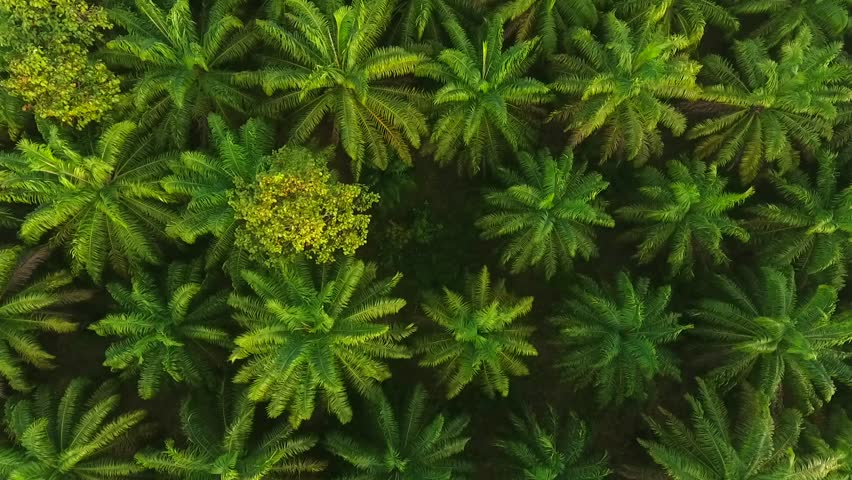
#> input picture test_imgs/test_1.jpg, 852 x 480 px
$ python test.py --input test_imgs/test_1.jpg
#> lines starting #> are read from the running program, lines starting #| are printed output that depends on the picture; after the words box and inside, x2 and y2 are one past the last pixel; in counts of white or black regions, pixels touching at a corner belong together
from __future__ import print_function
import cv2 as cv
import numpy as np
import argparse
import random as rng

rng.seed(12345)
parser = argparse.ArgumentParser(description='Code for Image Segmentation with Distance Transform and Watershed Algorithm.\
    Sample code showing how to segment overlapping objects using Laplacian filtering, \
    in addition to Watershed and Distance Transformation')
parser.add_argument('--input', help='Path to input image.', default='cards.png')
args = parser.parse_args()
src = cv.imread(cv.samples.findFile(args.input))
#> src is the input picture: shape (480, 852, 3); mean B, G, R 20.8, 78.4, 57.3
if src is None:
    print('Could not open or find the image:', args.input)
    exit(0)
# Show source image
cv.imshow('Source Image', src)
src[np.all(src == 255, axis=2)] = 0
# Show output image
cv.imshow('Black Background Image', src)
kernel = np.array([[1, 1, 1], [1, -8, 1], [1, 1, 1]], dtype=np.float32)
# do the laplacian filtering as it is
# well, we need to convert everything in something more deeper then CV_8U
# because the kernel has some negative values,
# and we can expect in general to have a Laplacian image with negative values
# BUT a 8bits unsigned int (the one we are working with) can contain values from 0 to 255
# so the possible negative number will be truncated
imgLaplacian = cv.filter2D(src, cv.CV_32F, kernel)
sharp = np.float32(src)
imgResult = sharp - imgLaplacian
# convert back to 8bits gray scale
imgResult = np.clip(imgResult, 0, 255)
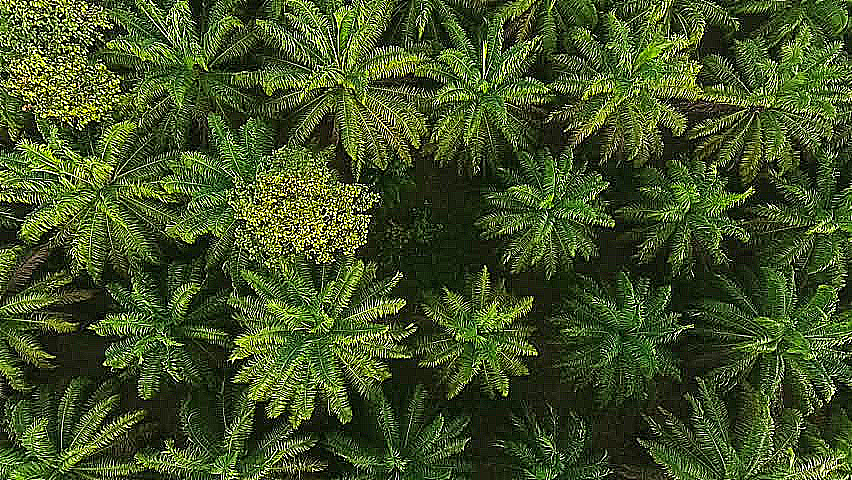
#> imgResult: shape (480, 852, 3) float32; mean B, G, R 41.8, 82.2, 66.7
imgResult = imgResult.astype('uint8')
imgLaplacian = np.clip(imgLaplacian, 0, 255)
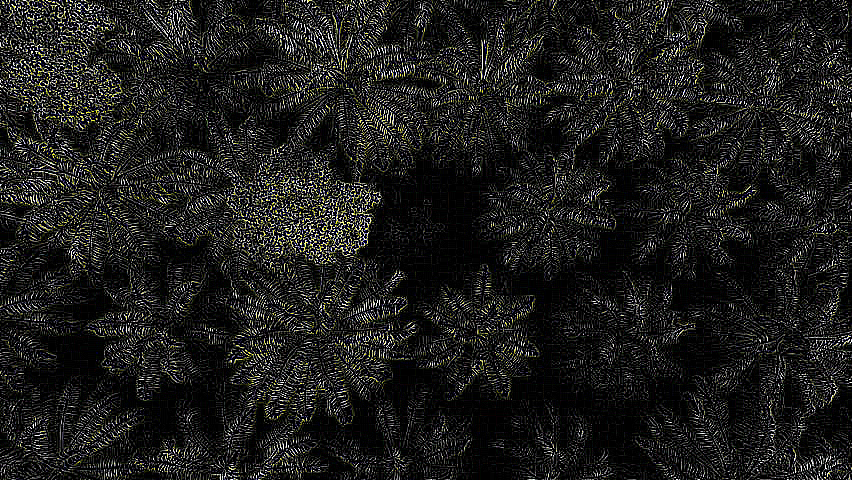
#> imgLaplacian: shape (480, 852, 3) float32; mean B, G, R 28, 29.5, 29.4
imgLaplacian = np.uint8(imgLaplacian)
#cv.imshow('Laplace Filtered Image', imgLaplacian)
cv.imshow('New Sharped Image', imgResult)
bw = cv.cvtColor(imgResult, cv.COLOR_BGR2GRAY)
_, bw = cv.threshold(bw, 40, 255, cv.THRESH_BINARY | cv.THRESH_OTSU)
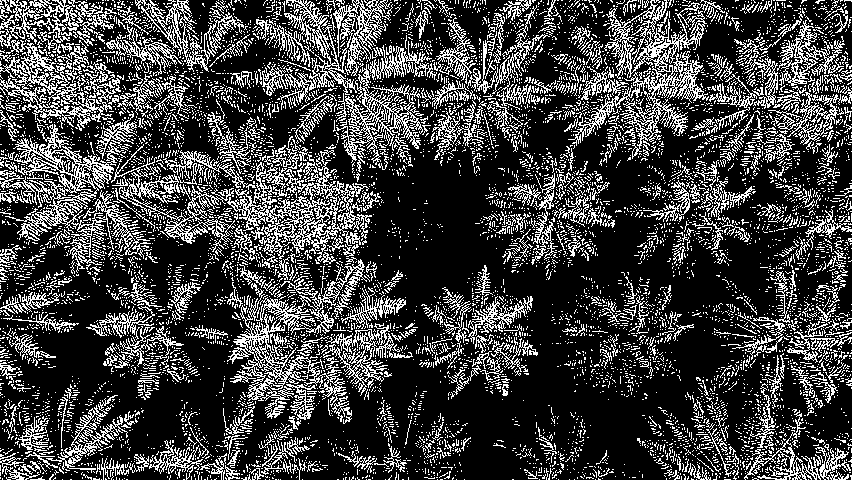
#> bw: shape (480, 852); 25.4% white in thin lines or dots
cv.imshow('Binary Image', bw)
dist = cv.distanceTransform(bw, cv.DIST_L2, 3)
# Normalize the distance image for range = {0.0, 1.0}
# so we can visualize and threshold it
cv.normalize(dist, dist, 0, 1.0, cv.NORM_MINMAX)
cv.imshow('Distance Transform Image', dist)
_, dist = cv.threshold(dist, 0.4, 1.0, cv.THRESH_BINARY)
#> dist: shape (480, 852) float32; values 0 (black) and 1 (white), 0.99% white in thin lines or dots
# Dilate a bit the dist image
kernel1 = np.ones((3,3), dtype=np.uint8)
dist = cv.dilate(dist, kernel1)
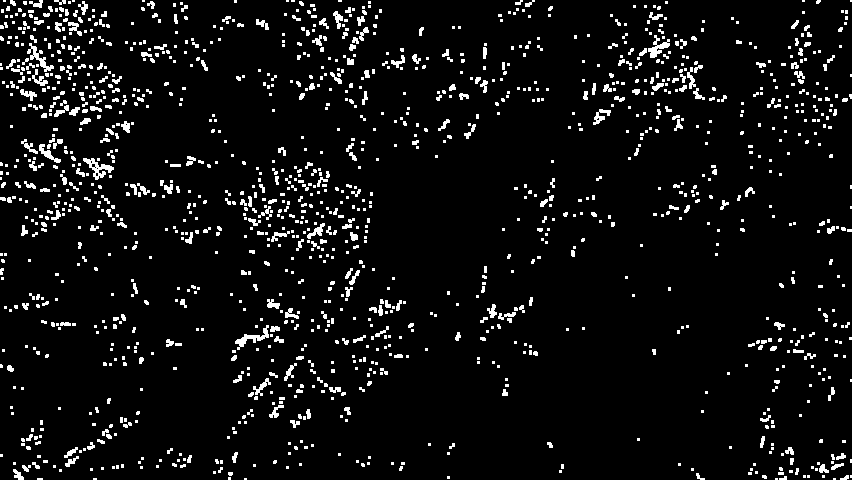
#> dist: shape (480, 852) float32; values 0 (black) and 1 (white), 6.1% white; 1433 white regions (1106 under 20 px), largest, box (x1, y1, x2, y2) and area: (83, 158, 114, 180) 254, (235, 325, 269, 350) 238, (27, 43, 54, 72) 221
cv.imshow('Peaks', dist)
dist_8u = dist.astype('uint8')
#> dist_8u: shape (480, 852); values 0 (black) and 1 (white), 6.1% white; 1433 white regions (1106 under 20 px)
# Find total markers
contours, _ = cv.findContours(dist_8u, cv.RETR_EXTERNAL, cv.CHAIN_APPROX_SIMPLE)
#> contours = 1433 contours, 1274 with area under 20; largest, box (x1, y1, x2, y2) and area: (83, 158, 114, 180) 216, (235, 325, 269, 350) 177, (27, 43, 54, 72) 155, (648, 35, 670, 58) 152, (39, 144, 61, 163) 100
# Create the marker image for the watershed algorithm
markers = np.zeros(dist.shape, dtype=np.int32)
# Draw the foreground markers
for i in range(len(contours)):
    cv.drawContours(markers, contours, i, (i+1), -1)
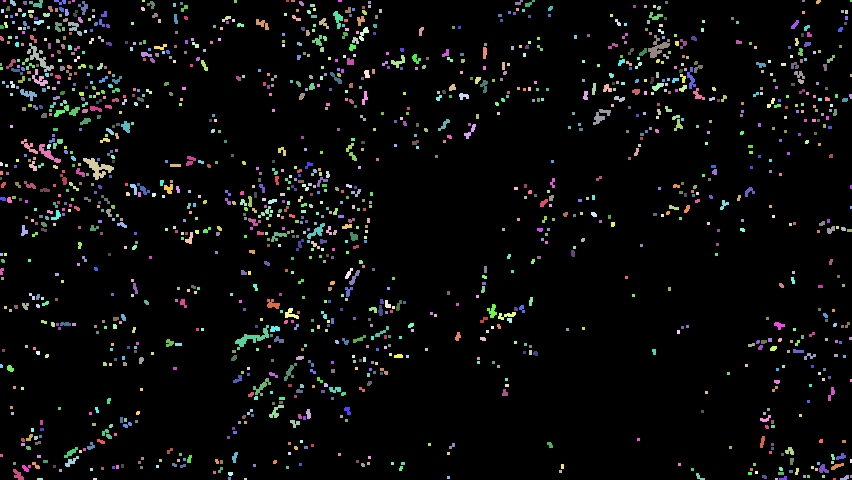
#> markers: shape (480, 852) int32; 1434 distinct labels, from 0 to 1433; one colour per label, 0 black
# Draw the background marker
cv.circle(markers, (5,5), 3, (255,255,255), -1)
#> markers: shape (480, 852) int32; 1434 distinct labels, from 0 to 1433
cv.imshow('Markers', (markers*10000).astype(np.uint8))
cv.watershed(imgResult, markers)
#mark = np.zeros(markers.shape, dtype=np.uint8)
mark = markers.astype('uint8')
mark = cv.bitwise_not(mark)
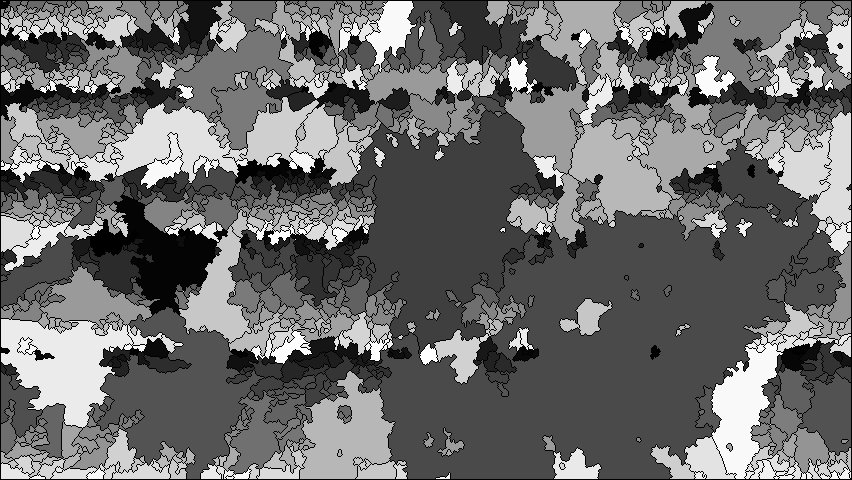
#> mark: shape (480, 852); min 0, max 255, mean 110.3
# uncomment this if you want to see how the mark
# image looks like at that point
cv.imshow('Markers_v2', mark)
# Generate random colors
colors = []
for contour in contours:
    colors.append((rng.randint(0,256), rng.randint(0,256), rng.randint(0,256)))
#> this loop made 1433 passes
#> contour on passes 1 to 3: [[833, 478], [833, 479], [835, 479], [835, 478]], [[775, 478], [775, 479], [777, 479], [777, 478]], [[244, 478], [244, 479], [246, 479], [246, 478]]
#> after the loop, colors = 1433 items, first 6: (213, 5, 152), (188, 99, 138), (223, 82, 191), (63, 221, 133), (89, 95, 181), (46, 211, 85)
# Create the result image
dst = np.zeros((markers.shape[0], markers.shape[1], 3), dtype=np.uint8)
# Fill labeled objects with random colors
for i in range(markers.shape[0]):
    for j in range(markers.shape[1]):
        index = markers[i,j]
        if index > 0 and index <= len(contours):
            dst[i,j,:] = colors[index-1]
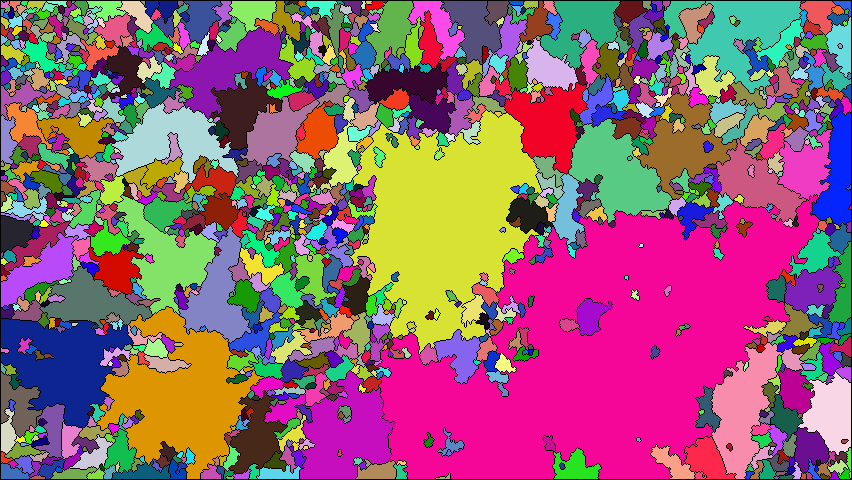
#> dst: shape (480, 852, 3); mean of channels 0, 1, 2 112.6, 96.7, 147.3; drawn as B, G, R
# Visualize the final image
cv.imshow('Final Result', dst)
cv.waitKey()
